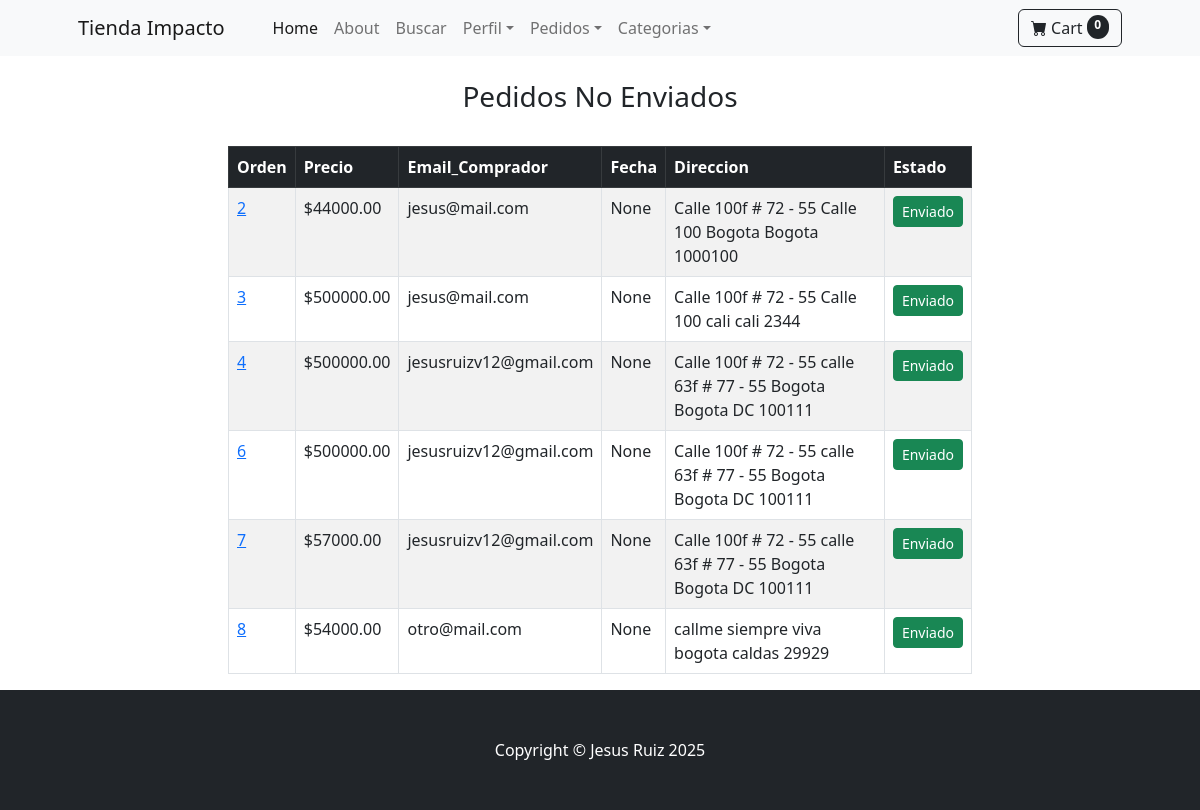
Before: /payment/not_shipped_dash (signed in) with the older database file.
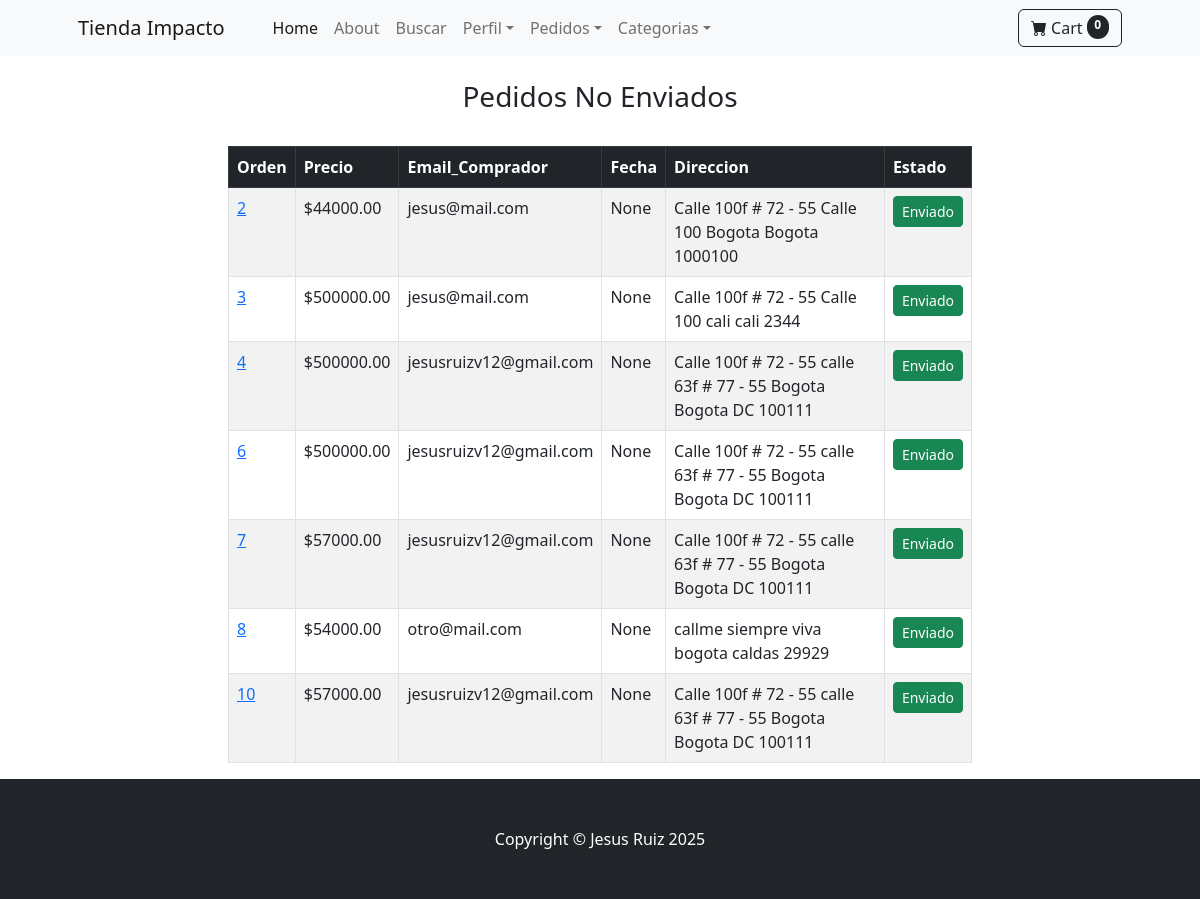
After: the same page with the newer database file.
### payment/models.py (models this page shows, shortened)
class Order(models.Model):
     user = models.ForeignKey(User, on_delete=models.CASCADE, null=True, blank=True)
     full_name = models.CharField(max_length=250)
     email = models.EmailField(max_length=250)
     shipping_address = models.TextField(max_length=1000)
     amount_paid = models.DecimalField(max_digits=10, decimal_places=2)
     date_ordered = models.DateField(auto_now_add=True)
     shipped = models.BooleanField(default=False)
     date_shipped = models.DateTimeField(blank=True, null=True)

### payment/views.py (the view, shortened to what this page needs)
# urls.py: path('not_shipped_dash', views.not_shipped_dash, name='not_shipped_dash'),
def not_shipped_dash(request):
    if request.user.is_authenticated and request.user.is_superuser:
        orders = Order.objects.filter(shipped=False)
        return render(request, "payment/not_shipped_dash.html", {"orders": orders} )
    else:
        messages.success(request, "Acceso Denegado")
        return redirect('home')

### cart/cart.py (called while the page is built)
    def __len__(self):
        return len(self.cart)

### cart/context_processors.py (called while the page is built)
def cart(request):
    return {'cart': Cart(request)}

### payment/templates/payment/not_shipped_dash.html (shortened to what this page needs)
{% extends 'base.html'%}
{% block content %}
<div class="container">
    <div class="row">
        <center>
            <div class="col-8">
                <br>
                <h3>Pedidos No Enviados</h3>
                <br>
                <table class="table table-striped table-hover table-bordered">
                  <thead class="table-dark">
                    <tr>
                      <th scope="col">Orden</th>
                      <th scope="col">Precio</th>
                      <th scope="col">Email_Comprador</th>
                      <th scope="col">Fecha</th>
                      <th scope="col">Direccion</th>
                      <th scope="col">Estado</th>
                    </tr>
                  </thead>
                  <tbody>
                    {% for item in orders %}
                    <tr>
                      <td><a href="{% url 'orders' item.id %}">{{item.id}}</a></td>
                      <td>${{item.amount_paid}}</td>
                      <td>{{item.email}}</td>
                      <td>{{item.date_shipped}}</td>
                      <td>{{item.shipping_address}}</td>
                      <td>
                        <form action="" method="POST">
                          <button type="submit" class="btn btn-success btn-sm">Enviado</button>
                        </form>
                      </td>
                    </tr>
                    {% endfor %}
                  </tbody>
                </table>
          </div>
        </center>
    </div>
</div>
{% endblock %}

Changed rows visible on the page:
added Order: id "10", amount_paid "57000.00", email "jesusruizv12@gmail.com", date_shipped "None", shipping_address "Calle 100f # 72 - 55 calle 63f # 77 - 55 Bogota Bogota DC 100111"
